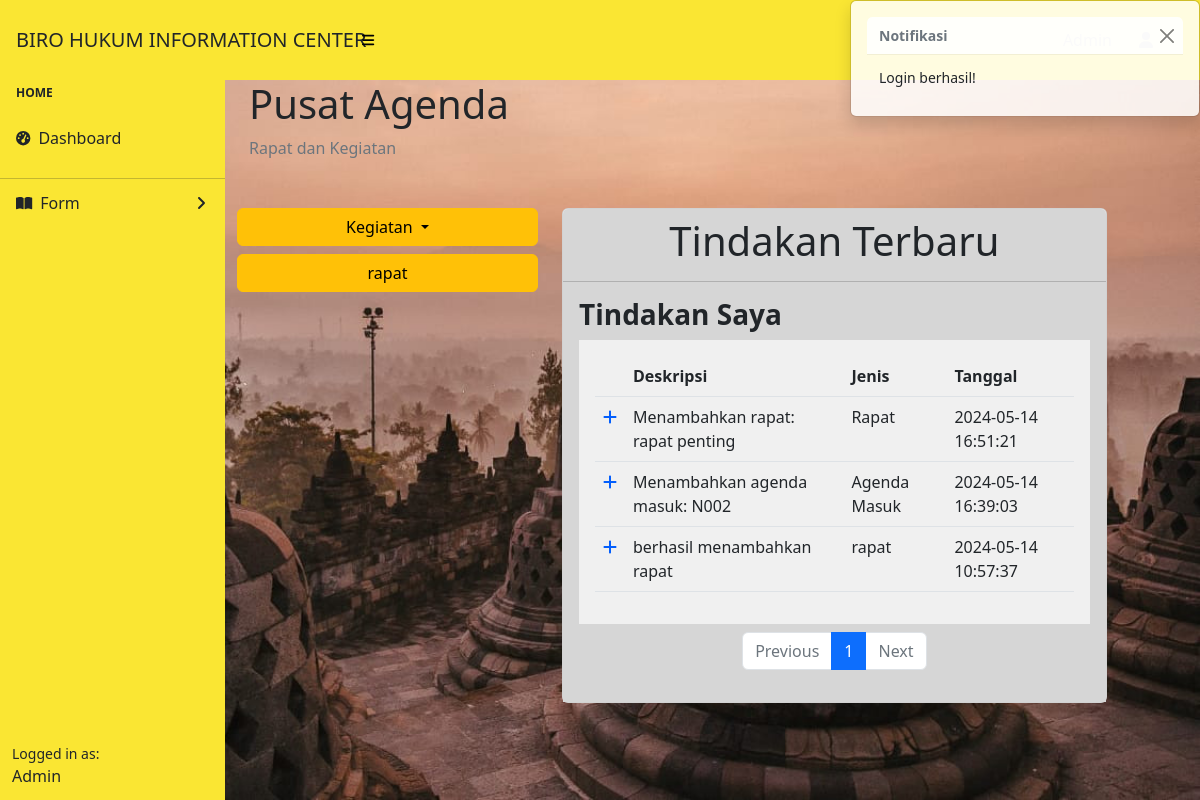
The app's page /index.php (signed in), older data.
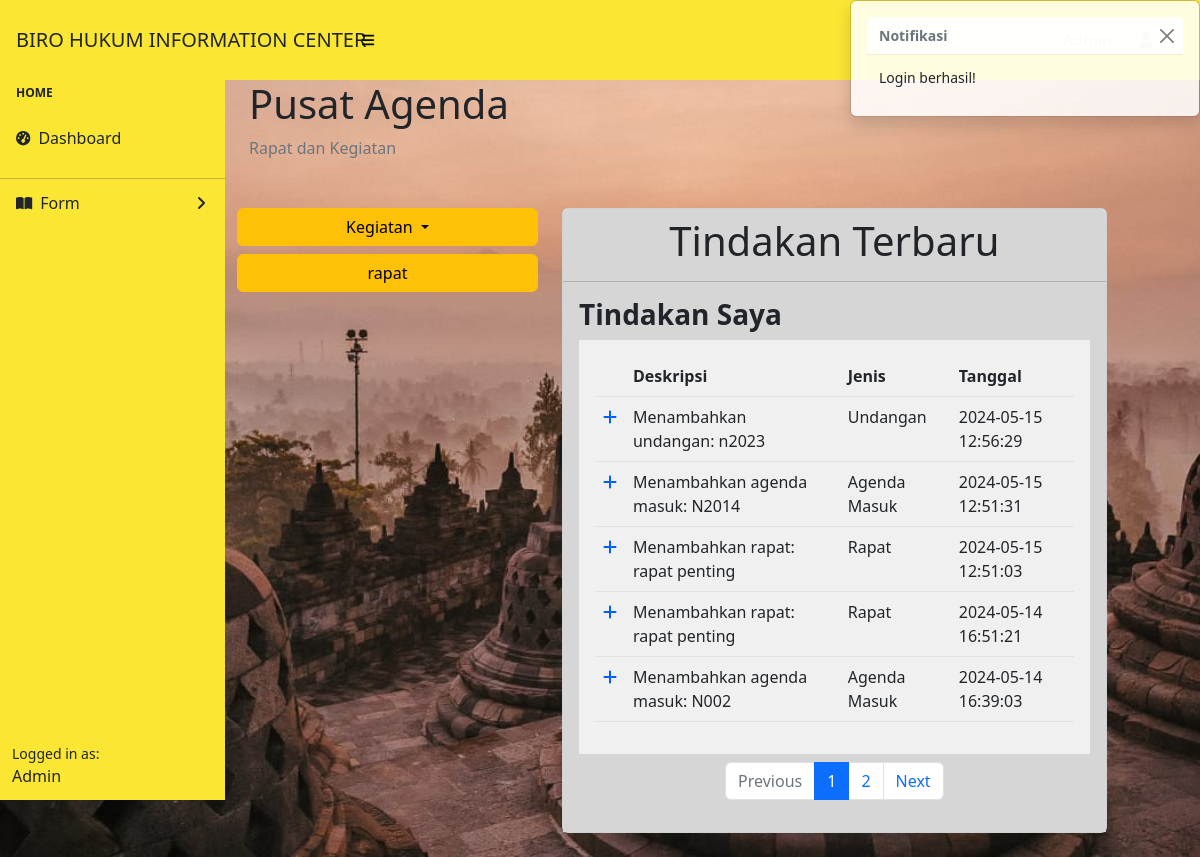
The same page, newer data.
### tables this page shows
CREATE TABLE `tindakan` (
  `id` int(11) NOT NULL,
  `jenis` varchar(50) NOT NULL,
  `deskripsi` varchar(255) NOT NULL,
  `tanggal` datetime NOT NULL
);

### config/pagination.php (called while the page is built, shortened)
<?php
$records_per_page = 5;
$page = isset($_GET['page']) ? intval($_GET['page']) : 1;
$offset = ($page - 1) * $records_per_page;
$query = "SELECT * FROM tindakan ORDER BY tanggal DESC LIMIT $records_per_page OFFSET $offset";
$result = mysqli_query($koneksi, $query);
$actions = [];
while ($row = mysqli_fetch_assoc($result)) {
    $actions[] = $row;
}
$total_query = "SELECT COUNT(*) as total FROM tindakan";
$total_result = mysqli_query($koneksi, $total_query);
$total_row = mysqli_fetch_assoc($total_result);
$total_records = $total_row['total'];
$total_pages = ceil($total_records / $records_per_page);

### features/action/function.php (called while the page is built, shortened)
<?php
if (!function_exists('getLatestActions')) {
    function getLatestActions($koneksi)
    {
        $query = "SELECT * FROM tindakan ORDER BY tanggal DESC LIMIT 5";
        $result = mysqli_query($koneksi, $query);
        $actions = [];
        while ($row = mysqli_fetch_assoc($result)) {
            $actions[] = $row;
        }
        return $actions;
    }
}

### index.php (the view, shortened to what this page needs)
<?php
include 'features/action/function.php';
$actions = getLatestActions($koneksi);
?>
<!DOCTYPE html>
<html lang="en">
<head>
    <link href="https://cdn.jsdelivr.net/npm/simple-datatables@7.1.2/dist/style.min.css" rel="stylesheet" />
    <link href="css/styles.css" rel="stylesheet" />
</head>
<body class="sb-nav-fixed ">
    <?php
    if (isset($_SESSION['pesan'])) {
        echo "
        <div class='toast show position-fixed top-0 end-0 p-3' role='alert' aria-live='assertive' aria-atomic='true' id='toast-notification' style='z-index: 9999;'>
            <div class='toast-header'>
                <strong class='me-auto'>Notifikasi</strong>
                <button type='button' class='btn-close' data-bs-dismiss='toast' aria-label='Close'></button>
            </div>
            <div class='toast-body'>
                {$_SESSION['pesan']}
            </div>
        </div>";
    }
    ?>
    <nav class="sb-topnav navbar navbar-expand navbar-dark" style="background-color: #FAE633;">
        <a class="navbar-brand ps-3 text-dark" href="index.html">BIRO HUKUM INFORMATION CENTER</a>
        <button class="btn btn-link btn-sm order-1 order-lg-0 me-4 me-lg-0" id="sidebarToggle" href="#!"><i class="fas fa-bars" style="color:black;"></i></button>
        <form class="d-none d-md-inline-block form-inline ms-auto me-0 me-md-3 my-2 my-md-0">
            <span class="text-dark text-capitalize"><?= "Admin" ?></span>
        </form>
        <ul class="navbar-nav ms-auto ms-md-0 me-3 me-lg-4">
            <li class="nav-item dropdown">
                <a class="nav-link dropdown-toggle" id="navbarDropdown" href="#" role="button" data-bs-toggle="dropdown" aria-expanded="false"><i class="fas fa-user fa-fw" style="color:black;"></i></a>
            </li>
        </ul>
    </nav>
    <section class="bg-dash">
        <div id="layoutSidenav">
            <div id="layoutSidenav_nav">
                <nav class="sb-sidenav accordion" id="sidenavAccordion" style="background-color: #FAE633;">
                    <div class="sb-sidenav-menu">
                        <div class="nav">
                            <div class="sb-sidenav-menu-heading">Home</div>
                            <a class="nav-link text-dark" href="index.php">
                                <div class="sb-nav-link-icon"><i class="fas fa-tachometer-alt"></i></div>
                                Dashboard
                            </a>
                            <hr class="mb-0">
                            <a class="nav-link collapsed text-dark" href="#" data-bs-toggle="collapse" data-bs-target="#collapseLayouts" aria-expanded="false" aria-controls="collapseLayouts">
                                <div class="sb-nav-link-icon"><i class="fa-solid fa-book-open"></i></div>
                                Form
                                <div class="sb-sidenav-collapse-arrow"><i class="fas fa-angle-down"></i></div>
                            </a>
                        </div>
                    </div>
                    <div class="sb-sidenav-footer">
                        <div class="small">Logged in as:</div>
                        Admin
                    </div>
                </nav>
            </div>
            <div id="layoutSidenav_content">
                <?php
                include 'features/action/function.php';
                ?>
                <main>
                    <div class=" row mx-0">
                        <div class="container-fluid px-4 mb-4">
                            <h1 class="mt-4">Pusat Agenda</h1>
                            <ol class="breadcrumb mb-4">
                                <li class="breadcrumb-item active">Rapat dan Kegiatan</li>
                            </ol>
                        </div>
                        <div class="col-4 ">
                            <div class="dropdown">
                                <button class="btn btn-warning dropdown-toggle w-100" type="button" id="dropdownMenuButton" data-bs-toggle="dropdown" aria-expanded="false">
                                    Kegiatan
                                </button>
                            </div>
                            <div class="my-2">
                                <a type="button" class="btn btn-warning w-100" href="features/rapat.php">rapat</a>
                            </div>
                        </div>
                        <div class="col-7 ">
                            <div class="card size-card mb-4">
                                <div class="card-header bg-tbl d-flex justify-content-center align-items-center">
                                    <div>
                                        <h1> Tindakan Terbaru</h1>
                                    </div>
                                </div>
                                <div class="card-body bg-tbl">
                                    <h3 class="fw-bold">
                                        Tindakan Saya
                                    </h3>
                                    <div class="bg-over">
                                        <table class="table">
                                            <thead>
                                                <tr>
                                                    <th></th>
                                                    <th>Deskripsi</th>
                                                    <th>Jenis</th>
                                                    <th>Tanggal</th>
                                                </tr>
                                            </thead>
                                            <?php
                                            include 'config/pagination.php';
                                            ?>
                                            <tbody>
                                                <?php foreach ($actions as $action) : ?>
                                                    <tr>
                                                        <td><i class="fa-solid fa-plus" style="color: #035efc;"></i></td>
                                                        <td><?= htmlspecialchars($action['deskripsi']) ?></td>
                                                        <td><?= htmlspecialchars($action['jenis']) ?></td>
                                                        <td><?= htmlspecialchars($action['tanggal']) ?></td>
                                                    </tr>
                                                <?php endforeach; ?>
                                            </tbody>
                                        </table>
                                    </div>
                                    <nav aria-label="Page navigation example">
                                        <ul class="pagination justify-content-center mt-2">
                                            <?php if ($page > 1) : ?>
                                                <li class="page-item">
                                                    <a class="page-link" href="index.php?page=<?= $page - 1 ?>">Previous</a>
                                                </li>
                                            <?php else : ?>
                                                <li class="page-item disabled">
                                                    <a class="page-link" href="#">Previous</a>
                                                </li>
                                            <?php endif; ?>
                                            <?php for ($i = 1; $i <= $total_pages; $i++) : ?>
                                                <?php if ($i == $page) : ?>
                                                    <li class="page-item active" aria-current="page">
                                                        <a class="page-link" href="#"><?= $i ?></a>
                                                    </li>
                                                <?php else : ?>
                                                    <li class="page-item"><a class="page-link" href="index.php?page=<?= $i ?>"><?= $i ?></a></li>
                                                <?php endif; ?>
                                            <?php endfor; ?>
                                            <?php if ($page < $total_pages) : ?>
                                                <li class="page-item">
                                                    <a class="page-link" href="index.php?page=<?= $page + 1 ?>">Next</a>
                                                </li>
                                            <?php else : ?>
                                                <li class="page-item disabled">
                                                    <a class="page-link" href="#">Next</a>
                                                </li>
                                            <?php endif; ?>
                                        </ul>
                                    </nav>
                                </div>
                            </div>
                        </div>
                    </div>
                </main>
            </div>
    </section>
</body>
</html>

Row changes from the older to the newer data that the page shows:
no longer on this page (row unchanged): tindakan: deskripsi "berhasil menambahkan rapat", jenis "rapat", tanggal "2024-05-14 10:57:37"
added tindakan: deskripsi "Menambahkan undangan: n2023", jenis "Undangan", tanggal "2024-05-15 12:56:29"
added tindakan: deskripsi "Menambahkan agenda masuk: N2014", jenis "Agenda Masuk", tanggal "2024-05-15 12:51:31"
added tindakan: deskripsi "Menambahkan rapat: rapat penting", jenis "Rapat", tanggal "2024-05-15 12:51:03"
Text that changed along with them:
new list line: "2"
